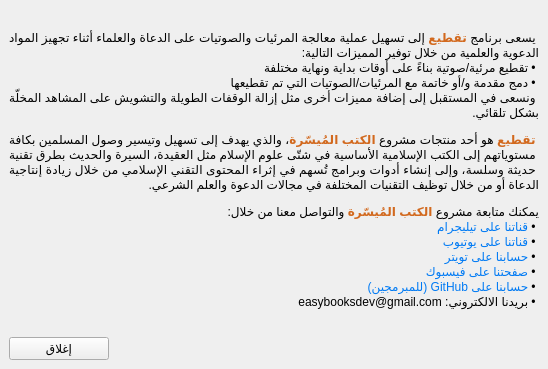
<?xml version="1.0" encoding="UTF-8"?>
<ui version="4.0">
 <class>AboutWindow</class>
 <widget class="QWidget" name="AboutWindow">
  <property name="geometry">
   <rect>
    <x>0</x>
    <y>0</y>
    <width>548</width>
    <height>369</height>
   </rect>
  </property>
  <property name="sizePolicy">
   <sizepolicy hsizetype="Preferred" vsizetype="Preferred">
    <horstretch>0</horstretch>
    <verstretch>0</verstretch>
   </sizepolicy>
  </property>
  <property name="windowTitle">
   <string>عن تقطيع</string>
  </property>
  <layout class="QVBoxLayout" name="verticalLayout_2">
   <property name="leftMargin">
    <number>9</number>
   </property>
   <property name="topMargin">
    <number>9</number>
   </property>
   <property name="rightMargin">
    <number>9</number>
   </property>
   <property name="bottomMargin">
    <number>9</number>
   </property>
   <item>
    <layout class="QVBoxLayout" name="verticalLayout">
     <item>
      <widget class="QLabel" name="label">
       <property name="sizePolicy">
        <sizepolicy hsizetype="MinimumExpanding" vsizetype="MinimumExpanding">
         <horstretch>0</horstretch>
         <verstretch>0</verstretch>
        </sizepolicy>
       </property>
       <property name="layoutDirection">
        <enum>Qt::RightToLeft</enum>
       </property>
       <property name="text">
        <string>&lt;html&gt;
    &lt;head&gt;
        &lt;style&gt;
            .m-0 {
                margin: 0;
            }
            
            .highlighted-name {
                font-weight: 900;
                color: chocolate;
            }
        &lt;/style&gt;
    &lt;/head&gt;

    &lt;body dir=&quot;rtl&quot;&gt;
        &lt;p class=&quot;m-0&quot; align=&quot;justify&quot;&gt;
            يسعى برنامج &lt;span class=&quot;highlighted-name&quot;&gt;تقطيع&lt;/span&gt; إلى تسهيل عملية معالجة المرئيات والصوتيات على الدعاة والعلماء أثناء تجهيز المواد الدعوية والعلمية من خلال توفير المميزات التالية:
        &lt;/p&gt;
        &lt;p class=&quot;m-0&quot;&gt;
            &amp;nbsp;&amp;#x2022; تقطيع مرئية/صوتية بناءً على أوقات بداية ونهاية مختلفة
        &lt;/p&gt;
        &lt;p class=&quot;m-0&quot;&gt;
            &amp;nbsp;&amp;#x2022; دمج مقدمة و/أو خاتمة مع المرئيات/الصوتيات التي تم تقطيعها 
        &lt;/p&gt;
        &lt;p class=&quot;m-0&quot; align=&quot;justify&quot;&gt;
            ونسعى في المستقبل إلى إضافة مميزات أخرى مثل إزالة الوقفات الطويلة والتشويش على المشاهد المخلّة بشكل تلقائي.
        &lt;/p&gt;
        &lt;p align=&quot;justify&quot;&gt;
            &lt;span class=&quot;highlighted-name&quot;&gt;تقطيع&lt;/span&gt; هو أحد منتجات مشروع &lt;span class=&quot;highlighted-name&quot;&gt;الكتب المُيسّرة&lt;/span&gt;، والذي يهدف إلى تسهيل وتيسير وصول المسلمين بكافة مستوياتهم إلى الكتب الإسلامية الأساسية في شتّى علوم الإسلام مثل العقيدة، السيرة والحديث بطرق تقنية حديثة وسلسة، وإلى إنشاء أدوات وبرامج تُسهم في إثراء المحتوى التقني الإسلامي من خلال زيادة إنتاجية الدعاة أو من خلال توظيف التقنيات المختلفة في مجالات الدعوة والعلم الشرعي.
        &lt;/p&gt;
        &lt;p class=&quot;m-0&quot;&gt;
            يمكنك متابعة مشروع &lt;span class=&quot;highlighted-name&quot;&gt;الكتب المُيسّرة&lt;/span&gt; والتواصل معنا من خلال:
        &lt;/p&gt;
        &lt;p class=&quot;m-0&quot;&gt;
            &amp;nbsp;&amp;#x2022; &lt;a href=&quot;https://t.me/ieasybooks&quot;&gt;
                &lt;span style=&quot;text-decoration: none; color:#007af4;&quot;&gt;
                    قناتنا على تيليجرام
                &lt;/span&gt;
            &lt;/a&gt;
        &lt;/p&gt;
        &lt;p class=&quot;m-0&quot;&gt;
            &amp;nbsp;&amp;#x2022; &lt;a href=&quot;https://youtube.com/@ieasybooks&quot;&gt;
                &lt;span style=&quot;text-decoration: none; color:#007af4;&quot;&gt;
                    قناتنا على يوتيوب
                &lt;/span&gt;
            &lt;/a&gt;
        &lt;/p&gt;
        &lt;p class=&quot;m-0&quot;&gt;
            &amp;nbsp;&amp;#x2022; &lt;a href=&quot;https://twitter.com/iieasybooks&quot;&gt;
                &lt;span style=&quot;text-decoration: none; color:#007af4;&quot;&gt;
                    حسابنا على تويتر
                &lt;/span&gt;
            &lt;/a&gt;
        &lt;/p&gt;
        &lt;p class=&quot;m-0&quot;&gt;
            &amp;nbsp;&amp;#x2022; &lt;a href=&quot;https://fb.com/ieasybooks&quot;&gt;
                &lt;span style=&quot;text-decoration: none; color:#007af4;&quot;&gt;
                    صفحتنا على فيسبوك
                &lt;/span&gt;
            &lt;/a&gt;
        &lt;/p&gt;
        &lt;p class=&quot;m-0&quot;&gt;
            &amp;nbsp;&amp;#x2022; &lt;a href=&quot;https://github.com/ieasybooks&quot;&gt;
                &lt;span style=&quot;text-decoration: none; color:#007af4;&quot;&gt;
                    حسابنا على GitHub (للمبرمجين)
                &lt;/span&gt;
            &lt;/a&gt;
        &lt;/p&gt;
        &lt;p class=&quot;m-0&quot;&gt;
            &amp;nbsp;&amp;#x2022; بريدنا الالكتروني: easybooksdev@gmail.com
        &lt;/p&gt;
    &lt;/body&gt;
&lt;/html&gt;</string>
       </property>
       <property name="textFormat">
        <enum>Qt::RichText</enum>
       </property>
       <property name="wordWrap">
        <bool>true</bool>
       </property>
       <property name="openExternalLinks">
        <bool>true</bool>
       </property>
      </widget>
     </item>
     <item>
      <widget class="QPushButton" name="closeAboutWindow">
       <property name="sizePolicy">
        <sizepolicy hsizetype="Minimum" vsizetype="Minimum">
         <horstretch>0</horstretch>
         <verstretch>0</verstretch>
        </sizepolicy>
       </property>
       <property name="minimumSize">
        <size>
         <width>100</width>
         <height>0</height>
        </size>
       </property>
       <property name="maximumSize">
        <size>
         <width>100</width>
         <height>16777215</height>
        </size>
       </property>
       <property name="sizeIncrement">
        <size>
         <width>0</width>
         <height>0</height>
        </size>
       </property>
       <property name="baseSize">
        <size>
         <width>0</width>
         <height>0</height>
        </size>
       </property>
       <property name="focusPolicy">
        <enum>Qt::NoFocus</enum>
       </property>
       <property name="text">
        <string>إغلاق</string>
       </property>
      </widget>
     </item>
    </layout>
   </item>
  </layout>
 </widget>
 <resources/>
 <connections>
  <connection>
   <sender>closeAboutWindow</sender>
   <signal>clicked()</signal>
   <receiver>AboutWindow</receiver>
   <slot>close()</slot>
   <hints>
    <hint type="sourcelabel">
     <x>59</x>
     <y>343</y>
    </hint>
    <hint type="destinationlabel">
     <x>273</x>
     <y>184</y>
    </hint>
   </hints>
  </connection>
 </connections>
</ui>
